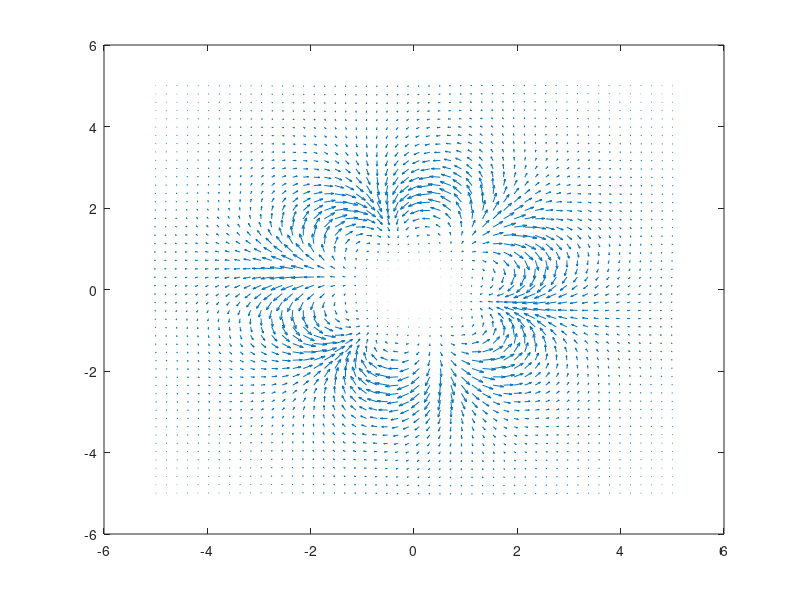

MATLAB code for this plot:


% create bounds of graph
N=50;
xlow=-5;
ylow=-5;
xhigh=5;
yhigh=5;
[xx,yy]=meshgrid(linspace(xlow,xhigh,N),linspace(ylow,yhigh,N));

% initialize skyrmion according to QHMF 35
n=4;
z_0=0;
lambda=2;
for x_ind = 1:N
    for y_ind = 1:N
        omega=((xx(x_ind,y_ind)+yy(x_ind,y_ind)*1i)/lambda)^n;
        m1_init(x_ind,y_ind)=4*real(omega)/((abs(omega))^2+4);
        m2_init(x_ind,y_ind)=4*imag(omega)/((abs(omega))^2+4);
    end
end

% plot
quiver(xx,yy,m1_init,m2_init)
axis([xlow xhigh ylow yhigh])

% dynamics
t=0;
dt=0.1;
while t<10
    for x_ind = 1:N
        for y_ind = 1:N
            % differential equations
            m1(x_ind,y_ind) = m1_init(x_ind,y_ind) - m2_init(x_ind,y_ind)*dt;
            m2(x_ind,y_ind) = m2_init(x_ind,y_ind) + m1_init(x_ind,y_ind)*dt;
        end
    end
    
    % plot
    quiver(xx,yy,m1,m2)
    drawnow
    
    % reset for new loop
    m1_init=m1;
    m2_init=m2;
    t=t+dt;
end


